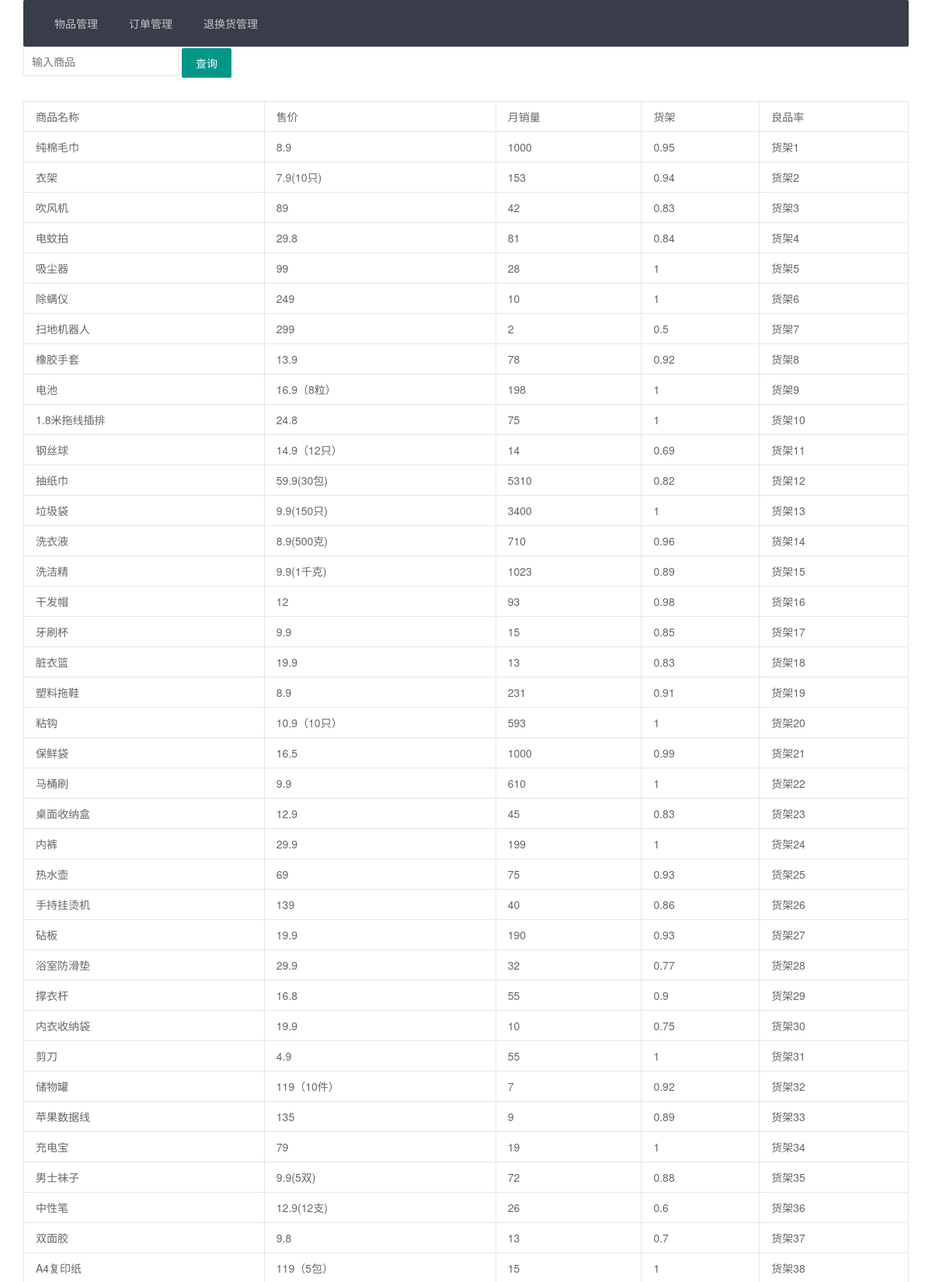
The app's page /index/?sc= (upper part) with its own data.
### tables this page shows
CREATE TABLE "d" (
  "spmc" TEXT(255),
  "sj" TEXT(255),
  "yxs" TEXT(255),
  "lpl" TEXT(255),
  "hj" TEXT
);

### app.py (the view)
@app.route('/index/')
def index():
    sc = request.args.get('sc')
    con = con_db()
    con.row_factory = dict_factory
    cu = con.cursor()
    cu.execute("""select * from d where spmc like '%{}%'""".format(sc))
    return render_template('index.html', **{'data': cu.fetchall()})

### app.py (called while the page is built)
def dict_factory(cursor, row):
    d = {}
    for idx, col in enumerate(cursor.description):
        d[col[0]] = row[idx]
    return d

def con_db():
    return sqlite3.connect(r'data.db', check_same_thread=False)

### templates/index.html (shortened to what this page needs)
<!DOCTYPE html>
<html lang="en">
<head>
    <link rel="stylesheet" href="{{ url_for('static', filename='lib/layui/css/layui.css') }}">
</head>
<body>
<div class="layui-main">
<ul class="layui-nav" lay-filter="">
  <li class="layui-nav-item"><a href="/index/">物品管理</a></li>
  <li class="layui-nav-item"><a href="/dingdan/">订单管理</a></li>
  <li class="layui-nav-item"><a href="/tuihuan/">退换货管理</a></li>
</ul>
    <div class="layui-col-md12" style="height: 60px;">
        <input type="text" id="sc" placeholder="输入商品" class="layui-input" style="display: inline-block; width: 200px;">
        <button class="layui-btn" id="scbtn">查询</button>
    </div>
    <div class="layui-col-md12">
        <table class="layui-table">
            <tr>
                <th>商品名称</th>
                <th>售价</th>
                <th>月销量</th>
                <th>货架</th>
                <th>良品率</th>
            </tr>
            {% for foo in data %}
                <tr>
                    <td>{{foo.spmc}}</td>
                    <td>{{foo.sj}}</td>
                    <td>{{foo.yxs}}</td>
                    <td>{{foo.lpl}}</td>
                    <td>{{foo.hj}}</td>
                </tr>
            {% endfor %}
        </table>
    </div>
</div>
</body>
</html>

### records on screen
d: spmc "纯棉毛巾", sj "8.9", yxs "1000", lpl "0.95", hj "货架1"
d: spmc "衣架", sj "7.9(10只)", yxs "153", lpl "0.94", hj "货架2"
d: spmc "吹风机", sj "89", yxs "42", lpl "0.83", hj "货架3"
d: spmc "电蚊拍", sj "29.8", yxs "81", lpl "0.84", hj "货架4"
d: spmc "吸尘器", sj "99", yxs "28", lpl "1", hj "货架5"
d: spmc "除螨仪", sj "249", yxs "10", lpl "1", hj "货架6"
d: spmc "扫地机器人", sj "299", yxs "2", lpl "0.5", hj "货架7"
d: spmc "橡胶手套", sj "13.9", yxs "78", lpl "0.92", hj "货架8"
d: spmc "电池", sj "16.9（8粒）", yxs "198", lpl "1", hj "货架9"
d: spmc "1.8米拖线插排", sj "24.8", yxs "75", lpl "1", hj "货架10"
d: spmc "钢丝球", sj "14.9（12只）", yxs "14", lpl "0.69", hj "货架11"
d: spmc "抽纸巾", sj "59.9(30包)", yxs "5310", lpl "0.82", hj "货架12"
d: spmc "垃圾袋", sj "9.9(150只)", yxs "3400", lpl "1", hj "货架13"
d: spmc "洗衣液", sj "8.9(500克)", yxs "710", lpl "0.96", hj "货架14"
d: spmc "洗洁精", sj "9.9(1千克)", yxs "1023", lpl "0.89", hj "货架15"
d: spmc "干发帽", sj "12", yxs "93", lpl "0.98", hj "货架16"
d: spmc "牙刷杯", sj "9.9", yxs "15", lpl "0.85", hj "货架17"
d: spmc "脏衣篮", sj "19.9", yxs "13", lpl "0.83", hj "货架18"
d: spmc "塑料拖鞋", sj "8.9", yxs "231", lpl "0.91", hj "货架19"
d: spmc "粘钩", sj "10.9（10只）", yxs "593", lpl "1", hj "货架20"
d: spmc "保鲜袋", sj "16.5", yxs "1000", lpl "0.99", hj "货架21"
d: spmc "马桶刷", sj "9.9", yxs "610", lpl "1", hj "货架22"
d: spmc "桌面收纳盒", sj "12.9", yxs "45", lpl "0.83", hj "货架23"
d: spmc "内裤", sj "29.9", yxs "199", lpl "1", hj "货架24"
d: spmc "热水壶", sj "69", yxs "75", lpl "0.93", hj "货架25"
d: spmc "手持挂烫机", sj "139", yxs "40", lpl "0.86", hj "货架26"
d: spmc "砧板", sj "19.9", yxs "190", lpl "0.93", hj "货架27"
d: spmc "浴室防滑垫", sj "29.9", yxs "32", lpl "0.77", hj "货架28"
d: spmc "撑衣杆", sj "16.8", yxs "55", lpl "0.9", hj "货架29"
d: spmc "内衣收纳袋", sj "19.9", yxs "10", lpl "0.75", hj "货架30"
d: spmc "剪刀", sj "4.9", yxs "55", lpl "1", hj "货架31"
d: spmc "储物罐", sj "119（10件）", yxs "7", lpl "0.92", hj "货架32"
d: spmc "苹果数据线", sj "135", yxs "9", lpl "0.89", hj "货架33"
d: spmc "充电宝", sj "79", yxs "19", lpl "1", hj "货架34"
d: spmc "男士袜子", sj "9.9(5双)", yxs "72", lpl "0.88", hj "货架35"
d: spmc "中性笔", sj "12.9(12支)", yxs "26", lpl "0.6", hj "货架36"
d: spmc "双面胶", sj "9.8", yxs "13", lpl "0.7", hj "货架37"
d: spmc "A4复印纸", sj "119（5包）", yxs "15", lpl "1", hj "货架38"
